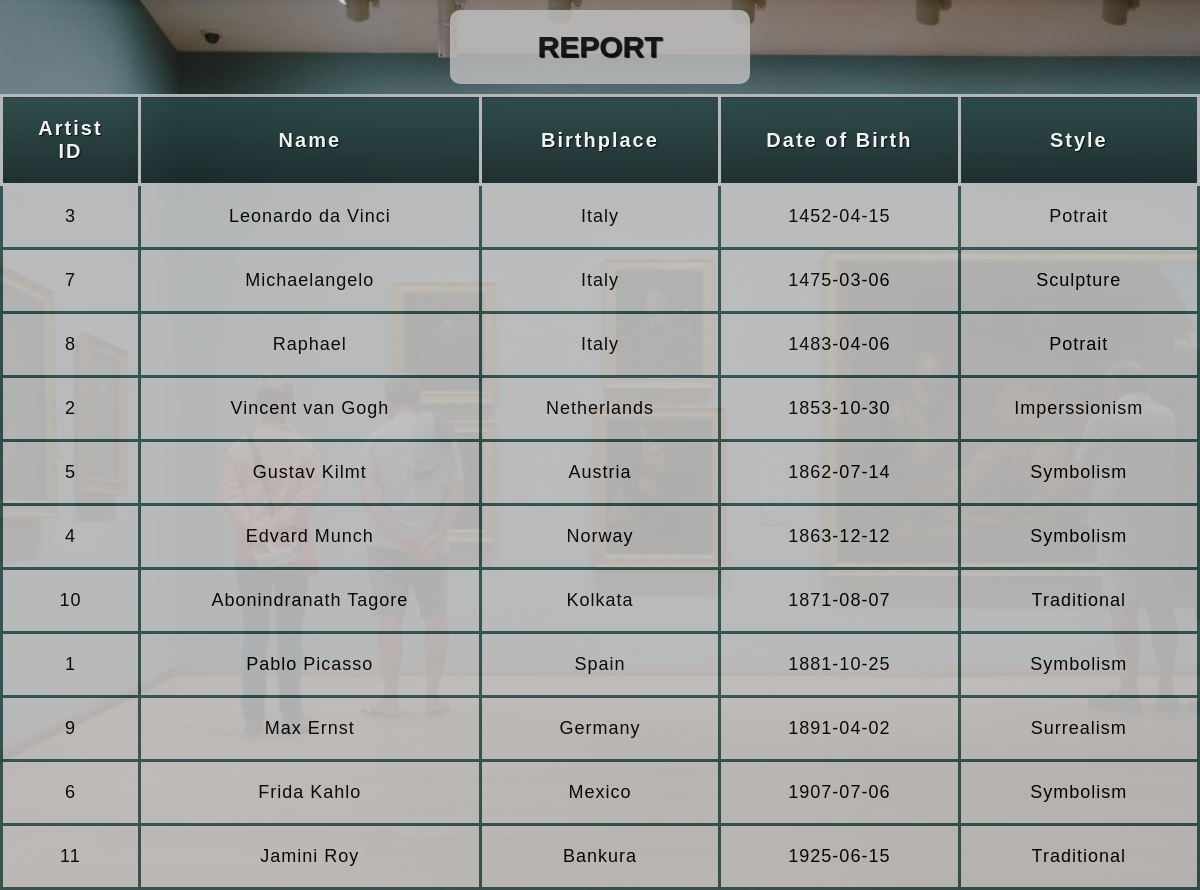
The page /query/query5.php on the database its author committed.
### tables this page shows
CREATE TABLE `artist` (
  `artist_id` int(10) NOT NULL,
  `name` varchar(50) NOT NULL,
  `birthplace` varchar(50) NOT NULL,
  `dob` date NOT NULL,
  `style` varchar(50) NOT NULL
);

### query/query5.php (the view, shortened to what this page needs)
<!DOCTYPE html>
<html>
<head>
	<link rel='stylesheet' type='text/css' href="css/query5_styles.css">
</head>
<body>
<?php
$servername = "localhost";
$username="root";
$password="";
$dbname="art_gallery";
$conn = new mysqli($servername, $username, $password, $dbname);
$sql = "SELECT *
		FROM artist
		ORDER BY dob";
$result = $conn->query($sql);
echo "<table>
			<caption>REPORT</caption>
			<thead>
			<tr>
				<th scope='col'>Artist ID</th>
				<th scope='col'>Name</th>
				<th scope='col'>Birthplace</th>
				<th scope='col'>Date of Birth</th>
				<th scope='col'>Style</th>
			</tr>
		</thead>
		<tbody>";
if($result->num_rows > 0){
	while($row = mysqli_fetch_array($result)) {
    	 echo "<tr>
    	 		<td>".$row["artist_id"]."</td>
    	 		<td>".$row["name"]."</td>
    	 		<td>".$row["birthplace"]."</td>
    	 		<td>".$row["dob"]."</td>
    	 		<td>".$row["style"]."</td>
    	 	</tr>";
	}
}
else {
    echo "0 results";
}
echo "</tbody></table>";
?>

### query/css/query5_styles.css (style rules this page uses)
body { margin: 0; padding: 0; background: url(art_gallery.jpg) no-repeat center center fixed; background-size: cover; font-family: sans-serif; }
table { table-layout: fixed; width: 100%; border-collapse: collapse; font-size: 18px; background-color: silver; opacity: 0.9; border-radius: 10px; }
thead th:nth-child(1) { width: 10%; }
thead th:nth-child(2) { width: 30%; }
thead th:nth-child(3) { width: 20%; }
thead th:nth-child(4) { width: 20%; }
thead th:nth-child(5) { width: 20%; }
caption { width: 25%; margin-left: 37.5%; padding-top: 20px; padding-bottom: 20px; background-color: silver; font-size: 30px; font-weight: bold; text-shadow: 1px 1px 1px black; border-radius: 10px; margin-bottom: 10px; margin-top: 10px; opacity: 0.9; }
th, td { padding: 20px; }
th { letter-spacing: 2px; font-size: 20px; }
td { letter-spacing: 1px; }
tbody td, th { text-align: center; border: 3px solid darkslategray; }
thead { background-color: darkslategray; color: white; text-shadow: 1px 1px 1px black; }
thead th { background: linear-gradient(to bottom, rgba(0,0,0,0.1), rgba(0,0,0,0.5)); border: 3px solid silver; }

### rows shown on the page
artist: artist_id "3", name "Leonardo da Vinci", birthplace "Italy", dob "1452-04-15", style "Potrait"
artist: artist_id "7", name "Michaelangelo", birthplace "Italy", dob "1475-03-06", style "Sculpture"
artist: artist_id "8", name "Raphael", birthplace "Italy", dob "1483-04-06", style "Potrait"
artist: artist_id "2", name "Vincent van Gogh", birthplace "Netherlands", dob "1853-10-30", style "Imperssionism"
artist: artist_id "5", name "Gustav Kilmt", birthplace "Austria", dob "1862-07-14", style "Symbolism"
artist: artist_id "4", name "Edvard Munch", birthplace "Norway", dob "1863-12-12", style "Symbolism"
artist: artist_id "10", name "Abonindranath Tagore", birthplace "Kolkata", dob "1871-08-07", style "Traditional"
artist: artist_id "1", name "Pablo Picasso", birthplace "Spain", dob "1881-10-25", style "Symbolism"
artist: artist_id "9", name "Max Ernst", birthplace "Germany", dob "1891-04-02", style "Surrealism"
artist: artist_id "6", name "Frida Kahlo", birthplace "Mexico", dob "1907-07-06", style "Symbolism"
artist: artist_id "11", name "Jamini Roy", birthplace "Bankura", dob "1925-06-15", style "Traditional"
